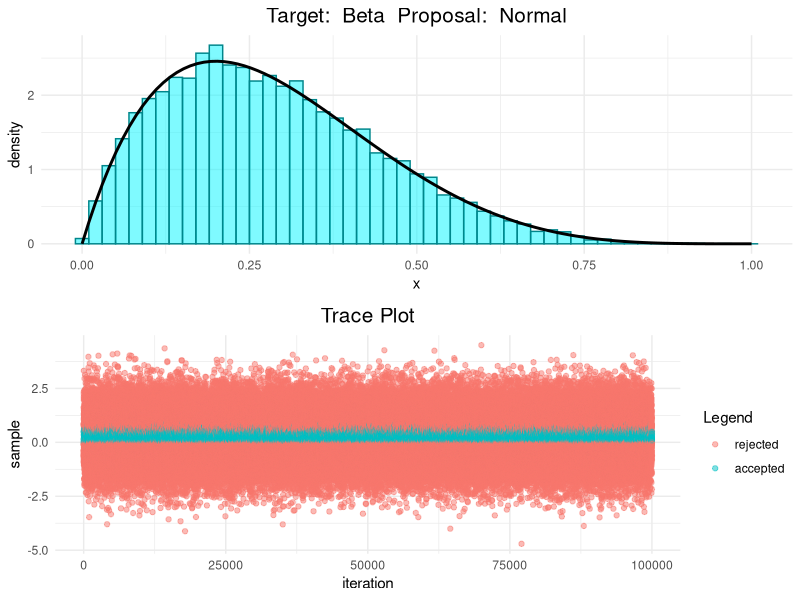
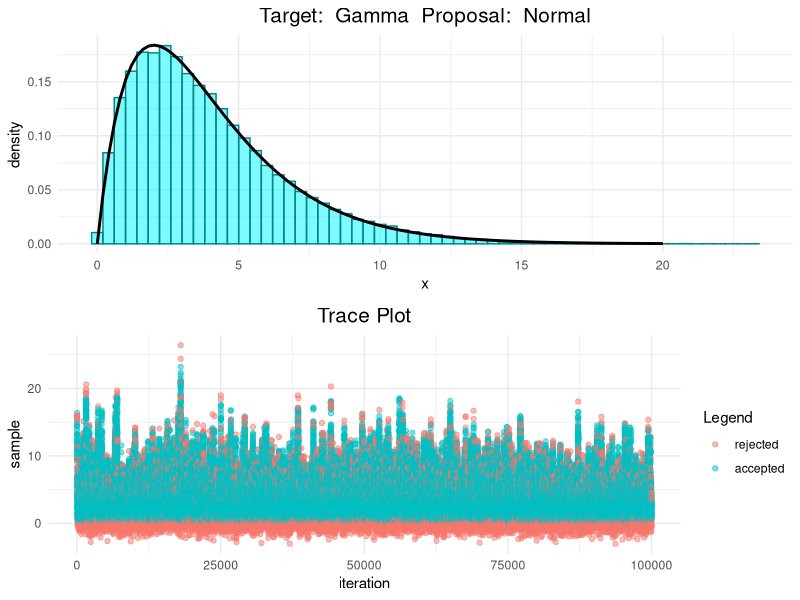
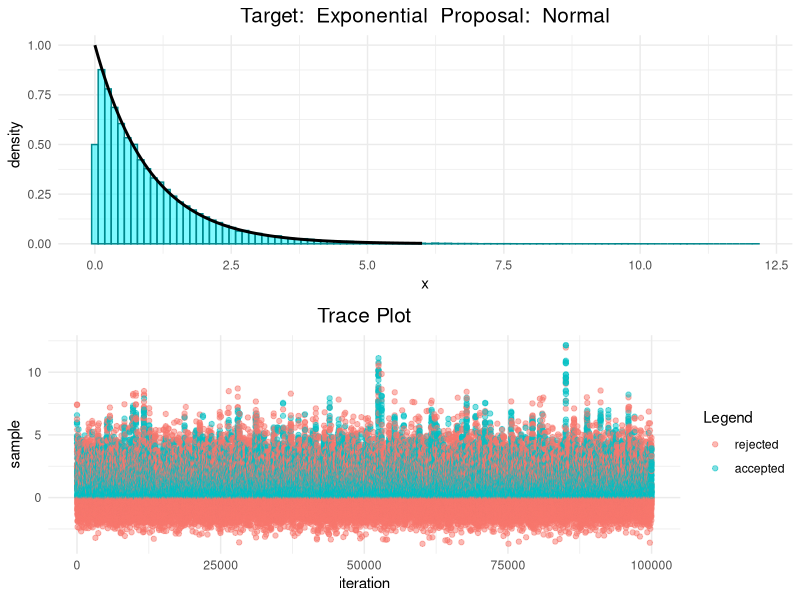
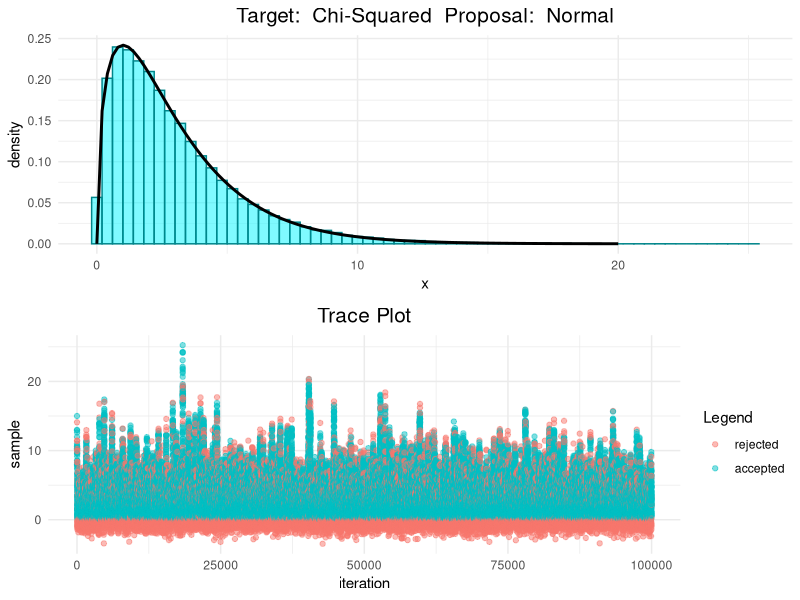
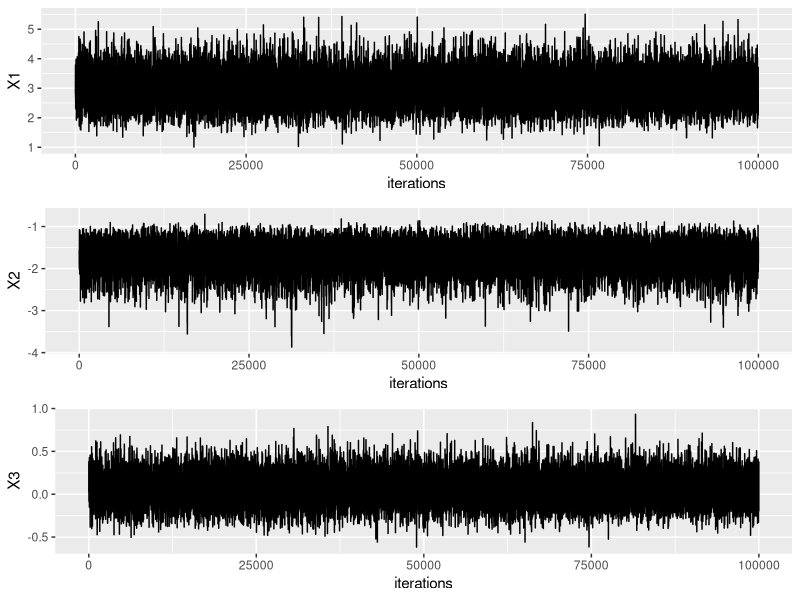
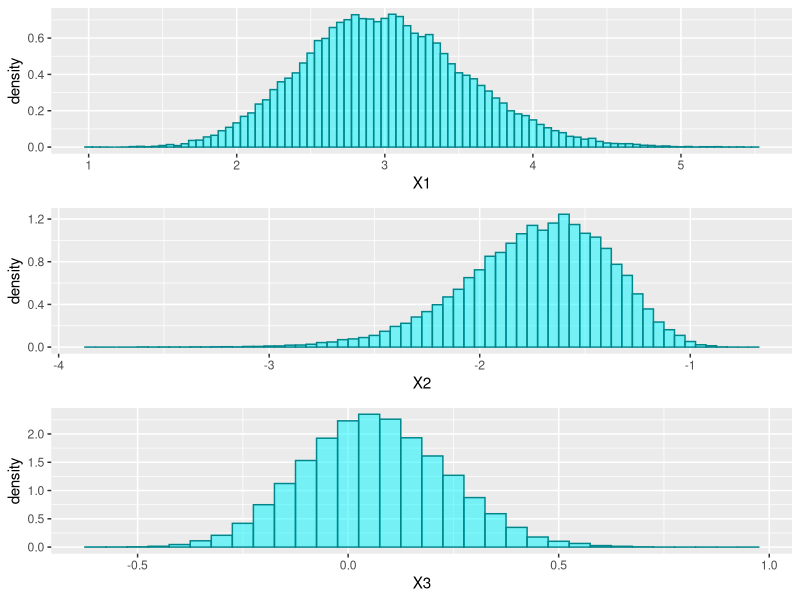
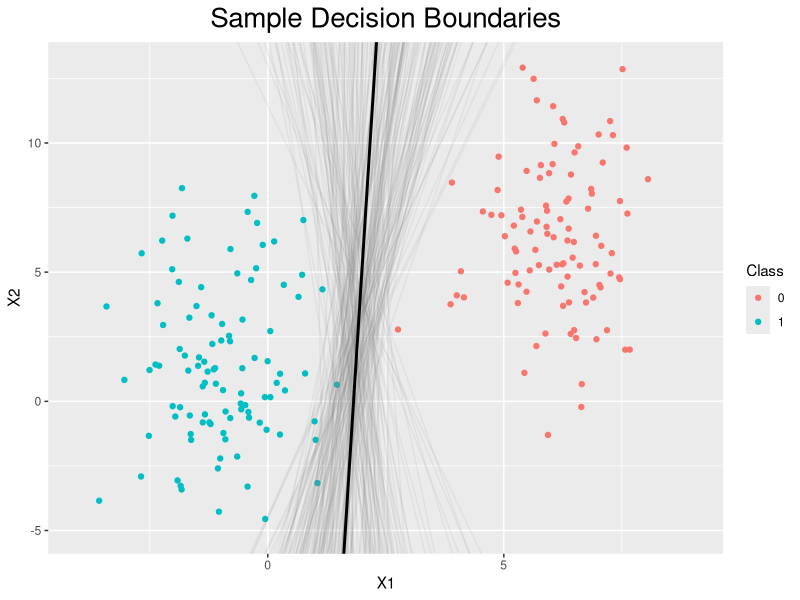

Here is the R script that generated these plots, in order:
## ---- chunk 1
knitr::opts_chunk$set(echo = TRUE)
## ---- chunk 2
library(ggplot2)
library(tidyverse)
library(gridExtra)
library(MASS)
## ---- chunk 3
rwmh <- function(start, niter, proposal, target){
  # Store accepted, rejected and all samples
  accepted <- matrix(NA, nrow=niter, dimnames=list(NULL, "accepted"))
  rejected <- matrix(NA, nrow=niter, dimnames=list(NULL, "rejected"))
  samples  <- matrix(NA, nrow=niter)
  # Set first sample to start and sample uniform random numbers for efficiency
  z <- start
  accepted[1] <- z;    rejected[1] <- z;    samples[1] <- z
  u <- runif(niter)
  # Draw candidate, calculate acceptance prob for niter-1 times
  for (i in 2:niter){
    cand <- proposal$sample(z)
    prob <- min(1, target$density(cand)/target$density(z))
    if (u[i] <= prob) {accepted[i] <- cand;    z <- cand}
    else              {rejected[i] <- cand}
    samples[i] <- z
  }
  result <- list("samples"=samples, "accepted"=accepted, "rejected"=rejected,
                 "proposal"=proposal, "target"=target)
  return(result)
}
## ---- chunk 4
histogram_and_trace_plot <- function(out){
  # Create dataframe for target line plot and for samples histogram
  x_values  <- seq(from=out$target$range[1], to=out$target$range[2], length.out=100)
  lineplot  <- data.frame(x=x_values, y=out$target$density(x_values))
  histogram <- data.frame(x=out$samples)
  # Line plot + histogram
  bindwidth <- (out$target$range[2]-out$target$range[1]) / 50
  p <- ggplot() +
    geom_histogram(data=histogram, aes(x=x, stat(density)), binwidth = bindwidth, 
                   alpha=0.5, fill="turquoise1", color="turquoise4") +
    geom_line(data=lineplot, aes(x=x, y=y), size=1) + 
    ggtitle(paste("Target: ", out$target$name, " Proposal: ", out$proposal$name)) + 
    theme_minimal() + 
    theme(plot.title=element_text(hjust=0.5, size=15))
  # Trace plot color-coded by acceptance/rejection
  pair <- data.frame(cbind(out$accepted, out$rejected)) %>%
    transmute(sample    = coalesce(.$accepted, .$rejected), 
              flag      = as.factor((!is.na(.$accepted))), 
              iteration = row_number())
  q <- ggplot(data=pair) + 
    geom_point(aes(x=iteration, y=sample, color=flag), alpha=0.5) + 
    labs(color="Legend", size=15) + 
    scale_color_hue(labels=c("rejected", "accepted")) + 
    ggtitle("Trace Plot") + 
    theme_minimal() +
    theme(plot.title=element_text(hjust=0.5, size=15))
  grid.arrange(p, q, ncol=1)
}
## ---- chunk 5
# Targets
gamma_density <- function(x) dgamma(x, shape=2.0, scale=2.0)
beta_density <- function(x) dbeta(x, shape1=2.0, shape2=5.0)
chisq_density <- function(x) dchisq(x, df=3.0)
normal_density <- function(x) dnorm(x, mean=3)
# Proposals
normal_sample <- function(x) rnorm(1, mean=x)
beta_sample <- function(x) rbeta(1, shape1=2.0, shape2=5.0)
gamma_sample <- function(x) rgamma(1, shape=2.0, scale=2.0)
exponential_sample <- function(x) rexp(1)
# named lists
gamma <- list("density"=gamma_density, "sample"=gamma_sample, 
              "name"="Gamma", "range"=c(0.0, 20.0))
beta <- list("density"=beta_density, "sample"=beta_sample, 
             "name"="Beta", "range"=c(0.0, 1.0))
normal <- list("density"=normal_density, "sample"=normal_sample, "name"="Normal")
chisq <- list("density"=chisq_density, "sample"=NULL, 
              "name"="Chi-Squared", "range"=c(0.0, 20.0))
exponential <- list("density"=dexp, "sample"=exponential_sample, 
                    "name"="Exponential", "range"=c(0.0, 6.0))
## ---- chunk 6
histogram_and_trace_plot(rwmh(0.5, 100000, normal, beta))
## ---- chunk 7
histogram_and_trace_plot(rwmh(15, 100000, normal, gamma))
## ---- chunk 8
histogram_and_trace_plot(rwmh(6, 100000, normal, exponential))
## ---- chunk 9
histogram_and_trace_plot(rwmh(15, 100000, normal, chisq))
## ---- chunk 10
n1 <- 100
n2 <- 100
m1 <- c(6, 6)
m2 <- c(-1, 1)
s1 <- matrix(c(1, 0, 0, 10), nrow=2, ncol=2)
s2 <- matrix(c(1, 0, 0, 10), nrow=2, ncol=2)
generate_binary_data <- function(n1, n2, m1, s1, m2, s2){
  # x1, x2 and y for both classes (both 0,1 and -1,1 will be created for convenience)
  class1 <- mvrnorm(n1, m1, s1)
  class2 <- mvrnorm(n2, m2, s2)
  y      <- c(rep(0, n1), rep(1, n2))   # {0 , 1}
  y2     <- c(rep(-1, n1), rep(1, n2))  # {-1, 1}
  # Generate dataframe
  data <- data.frame(rbind(class1, class2), y, y2)
  return(data)
}
# Generate reproducible data
set.seed(123)
data <- generate_binary_data(n1, n2, m1, s1, m2, s2)
X <- data %>% dplyr::select(-y, -y2) %>% as.matrix
y <- data %>% dplyr::select(y) %>% as.matrix
# need to add another colum to x to account for the bias
X <- cbind(1, X)
## ---- chunk 11
rwmh_multivariate_log <- function(start, niter, logtarget, vcov, thinning, burnin){
    # Set current z to the initial point and calculate its log target to save computations
    z  <- start    # It's a column vector
    pz <- logtarget(start)
    # create vector deciding iterations where we record the samples
    store <- seq(from=(1+burnin), to=niter, by=thinning)
    # Generate matrix containing samples. Initialize with the starting value
    samples <- matrix(0, nrow=length(store), ncol=nrow(start))
    samples[1, ] <- start
    # Generate uniform random numbers in advance, to save computation. Take logarithm
    log_u <- log(runif(niter))
    # Proposal is a multivariate standard normal distribution. Generate samples and
    # later on use linearity property of Gaussian distribution
    vcov <- diag(nrow(start)) %*% vcov
    normal_shift <- mvrnorm(n=niter, mu=c(0,0,0), Sigma=vcov)
    for (i in 2:niter){
        # Sample a candidate
        candidate <- z + normal_shift[i, ]
        # calculate log target of candidate and store it in case it gets accepted
        p_candidate <- logtarget(candidate)
        # use decision rule explained in blog posts
        if (log_u[i] <= p_candidate - pz){
            # Accept!
            z  <- candidate
            pz <- p_candidate
        }
        # Finally add the sample to our matrix of samples
        if (i %in% store) samples[which(store==i), ] <- z
    }
    return(samples)
}
## ---- chunk 12
# Up to normalization constant
log_posterior_unnormalized <- function(beta){
    log_prior      <- -0.5*sum(beta^2)
    log_likelihood <- -sum(log(1 + exp((1 - 2*y) * (X %*% beta))))
    return(log_prior + log_likelihood)
}
# To start the algorithm more efficiently, start from MAP estimate
optim_results <- optim(c(0,0,0), 
                       function(x) - log_posterior_unnormalized(x), 
                       method="BFGS", hessian=TRUE)
start <- matrix(optim_results$par)
# Use inverse of approximate hessian matrix as vcov of normal proposal
vcov  <- solve(optim_results$hessian)
# Run algorithm without burnin, with no thinning
niter <- 100000
thinning <- 1
burnin <- 0
samples <- rwmh_multivariate_log(start, niter, log_posterior_unnormalized, 
                                 vcov, thinning, burnin)
## ---- chunk 13
samplesdf <- data.frame(samples) %>% mutate(iterations=row_number())
trace1 <- ggplot(data=samplesdf, aes(x=iterations, y=X1)) + geom_line()
trace2 <- ggplot(data=samplesdf, aes(x=iterations, y=X2)) + geom_line()
trace3 <- ggplot(data=samplesdf, aes(x=iterations, y=X3)) + geom_line()
grid.arrange(trace1, trace2, trace3, ncol=1)
## ---- chunk 14
hist1 <- ggplot(data=samplesdf, aes(x=X1, stat(density))) + 
  geom_histogram(binwidth=0.05, alpha=0.5, fill="turquoise1", color="turquoise4")
hist2 <- ggplot(data=samplesdf, aes(x=X2, stat(density))) + 
  geom_histogram(binwidth=0.05, alpha=0.5, fill="turquoise1", color="turquoise4")
hist3 <- ggplot(data=samplesdf, aes(x=X3, stat(density))) + 
  geom_histogram(binwidth=0.05, alpha=0.5, fill="turquoise1", color="turquoise4")
grid.arrange(hist1, hist2, hist3, ncol=1)
## ---- chunk 15
# Select only some samples
samples_to_select <- 200
samples_subset <- samples[sample(1:nrow(samples), samples_to_select), ]
# Calculate slope and intercept for those samples. Then calculate x2 from x1
linecoefs <- cbind(- samples_subset[, 2] / samples_subset[, 3], 
                   - samples_subset[, 1] / samples_subset[, 3])
x2_vals <- apply(linecoefs, 1, function(row) X[, 2]*row[1] + row[2])
# Store x2 values together with x1 values from X. Then melt to plot all lines 
dfsample_lines <- data.frame(x1=X[, 2], x2_vals) %>% 
  gather("key", "value", -x1)
# Create dataframe containing values for the MAP line
dfmap <- data.frame(x1=X[, 2], 
                    y=(-start[2, ]/start[3, ])*X[, 2] + (-start[1, ]/start[3, ]))
ggplot() +
  geom_point(data=data, aes(x=X1, y=X2, color=as_factor(y))) +    # Dataset scatter plot
  coord_cartesian(xlim=c(-4, 9), ylim=c(-5, 13)) + 
  geom_line(data=dfsample_lines, aes(x=x1, y=value, group=key), 
            alpha=0.1, color="grey50") +                          # Sample Lines
  geom_line(data=dfmap, aes(x=x1, y=y), color="black", size=1) +  # MAP line
  labs(color="Class", title="Sample Decision Boundaries") + 
  theme(plot.title=element_text(hjust=0.5, size=20))
